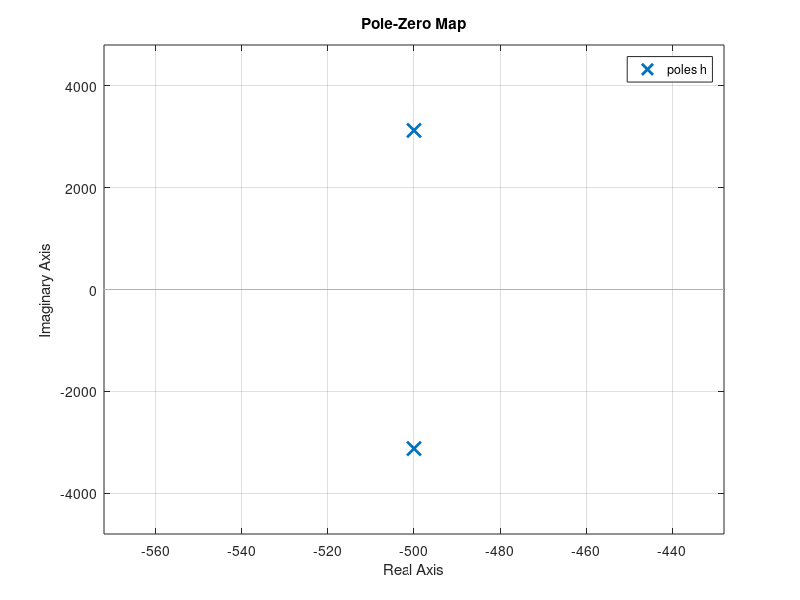
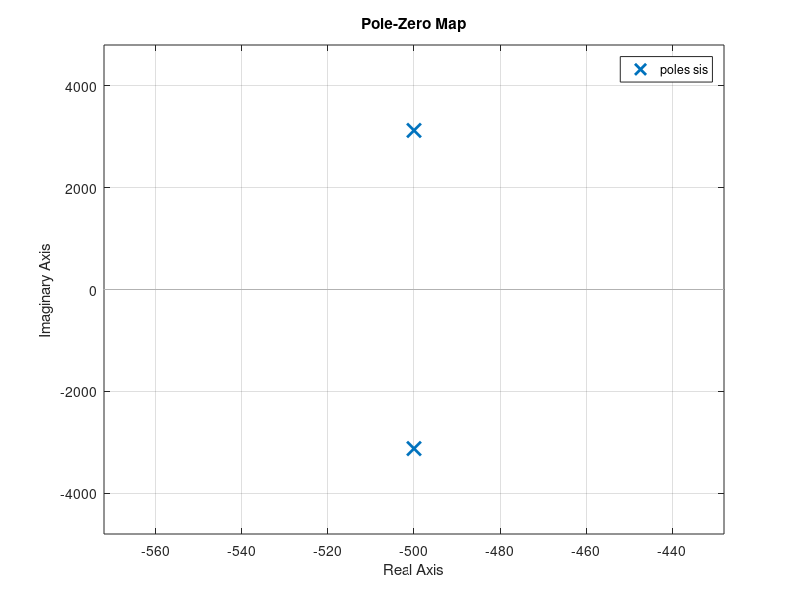
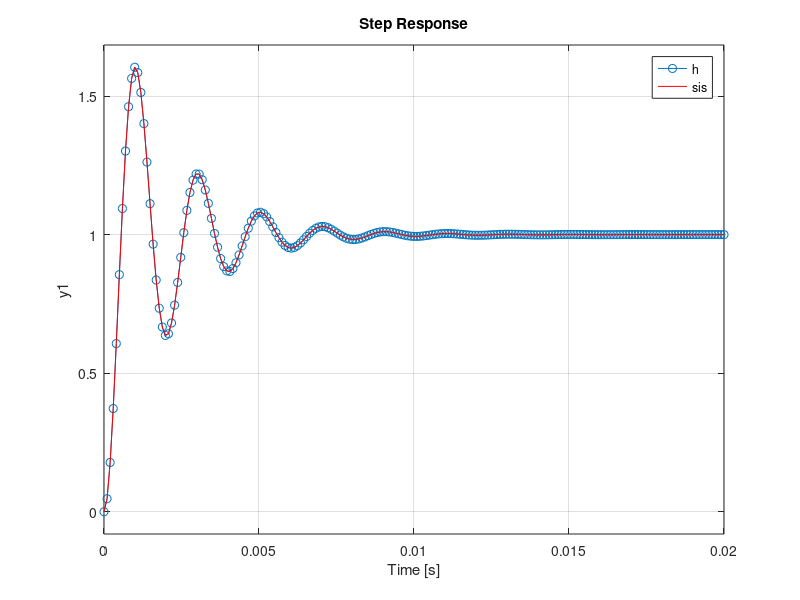

Recreate these plots in MATLAB, in order.
clc
clear
close all

%%

%Parametros
R=1e3;
L=100e-3;
C=1e-6;

h=tf(R,[R*L*C L R]); %Creo funcion transferencia

pzmap(h) %Diagrama de polos y ceros

[p z]=pzmap(h); %Calcula y devuelve polos y ceros

%Variables de estado
A=[0 -1/L; 1/C -1/(R*C)];
B=[1/L; 0];
C1=[0 1];
D=0;

sis=ss(A,B,C1,D); %Representacion en VE
figure
pzmap(sis) %Diagrama de polos y ceros
%Respuesta en el tiempo
figure
step(h,'-o');
hold on
step(sis,'-r');
legend('h','sis')






